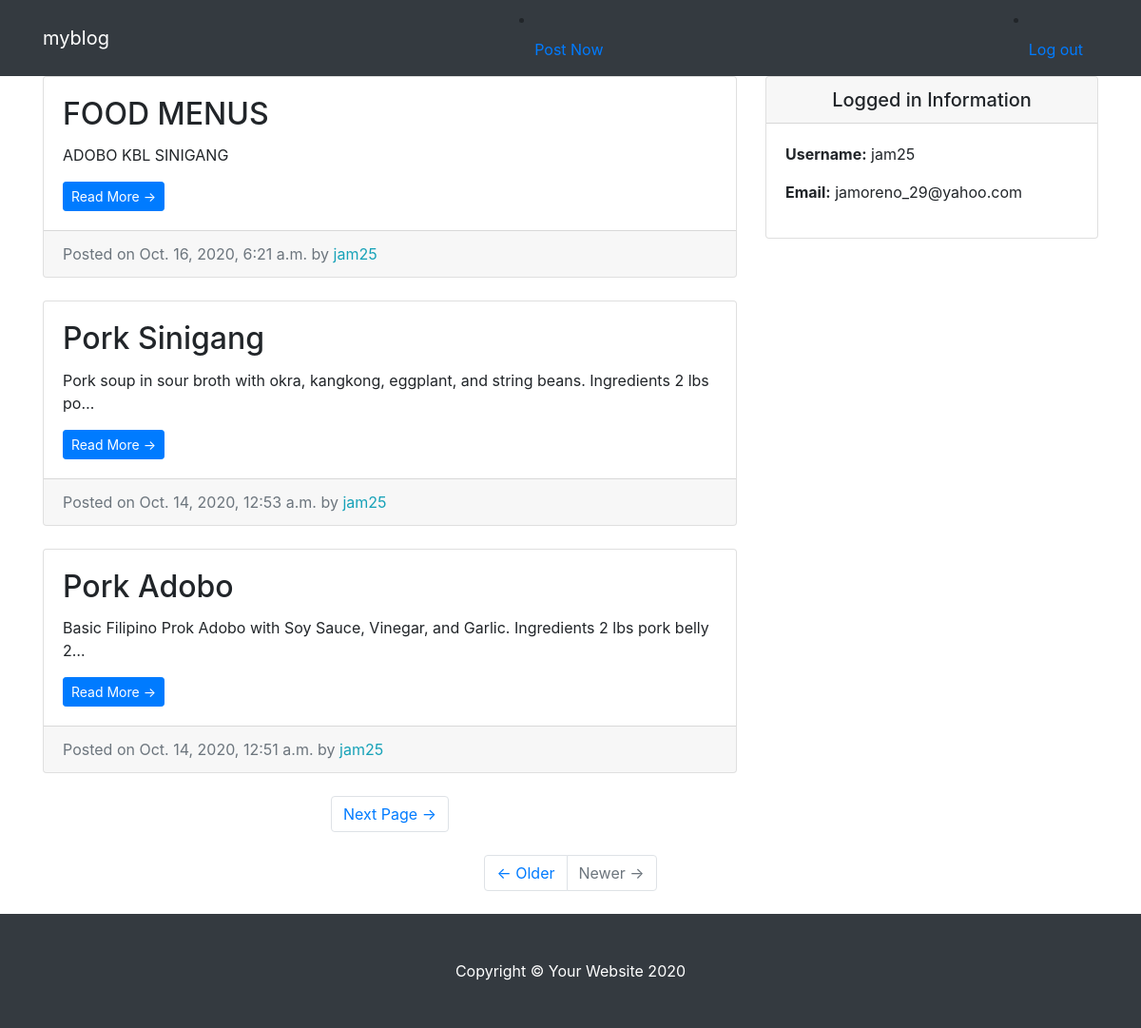
The app's page / (signed in) with its own data.
### entries/models.py (models this page shows, shortened)
class Entry(models.Model):
	entry_title = models.CharField(max_length=50)
	entry_text = models.TextField()
	entry_date = models.DateTimeField(auto_now_add=True)
	entry_author = models.ForeignKey(User, on_delete=models.CASCADE)
	class Meta:
		verbose_name_plural = "entries"

### entries/views.py (the view)
# urls.py: path('', HomeView.as_view(), name = 'blog-home'),
class HomeView(LoginRequiredMixin, ListView):
	model = Entry
	template_name = 'entries/index.html'
	context_object_name = "myblog_entries"
	ordering = ['-entry_date']
	paginate_by = 3

### entries/templates/entries/index.html (shortened to what this page needs)
{% extends "entries/base.html" %}
{% block content %}
      <div class="col-md-8">
        {% for entry in myblog_entries %}
         <div class="card mb-4 mt-4">
          <div class="card-body">
            <h2 class="card-title">{{ entry.entry_title }}</h2>
            <p class="card-text">{{ entry.entry_text|truncatechars:100 }}</p>
            <a href="{% url 'entry-detail' entry.pk %}" class="btn btn-primary btn-sm">Read More &rarr;</a>
          </div>
          <div class="card-footer text-muted">
            Posted on {{ entry.entry_date }} by
            <span class= "text-info mr-2">{{ entry.entry_author }}</span>
          </div>
        </div>
        {% endfor %}
        {% if is_paginated %}
        <ul class="pagination justify-content-center mb-4">
          {% if page_obj.has_next %}
          <li class="page-item">
            <a class="page-link" href="?page={{ page_obj.next_page_number }}">Next Page &rarr;</a>
          </li>
          {% endif %}
        </ul>
        {% endif %}
      </div>
{% endblock %}

### entries/templates/entries/base.html (shortened to what this page needs)
{% load static %}
<!DOCTYPE html>
<html lang="en">
<head>
  <link href="{% static 'entries/vendor/bootstrap/css/bootstrap.min.css' %} " rel="stylesheet">
  <link href="{% static 'entries/css/blog-home.css' %}" rel="stylesheet">
</head>
<body>
  <nav class="navbar navbar-expand-lg navbar-dark bg-dark fixed-top">
    <div class="container">
      <a class="navbar-brand" href="{% url 'blog-home' %}">myblog </a>
          <li class="nav-item">
            <a class="nav-link" href="{% url 'create_entry' %}">Post Now</a>
          </li>
          <li class="nav-item">
            <a class="nav-link" href="{% url 'logout' %}">Log out</a>
          </li>
      </div>
  </nav>
  <div class="container">
    <div class="row">
      {% block content %} {% endblock %}
       <div class="col-md-4">
      <div class="card my-4">
          <h5 class="card-header text-center">Logged in Information</h5>
          <div class="card-body">
            <ul class="list-unstyled mb-0">
                <li>
                    <p> <strong>Username:</strong> {{user.username}} </p>
                </li>
                <li>
                    <p> <strong>Email:</strong> {{user.email}}</p>
                </li>
            </ul>
          </div>
        </div>
      </div>
      </div>
        <ul class="pagination justify-content-center mb-4">
          <li class="page-item">
            <a class="page-link" href="#">&larr; Older</a>
          </li>
          <li class="page-item disabled">
            <a class="page-link" href="#">Newer &rarr;</a>
          </li>
        </ul>
      </div>
  <footer class="py-5 bg-dark">
    <div class="container">
      <p class="m-0 text-center text-white">Copyright &copy; Your Website 2020</p>
    </div>
  </footer>
</body>
</html>

### entries/static/entries/css/blog-home.css (style rules this page uses)
body { padding-top: 56px; }

### records on screen
Entry: entry_title "FOOD MENUS", entry_text "ADOBO KBL SINIGANG", entry_date "Oct. 16, 2020, 6:21 a.m.", entry_author "jam25"
Entry: entry_title "Pork Sinigang", entry_text "Pork soup in sour broth with okra, kangkong, eggplant, and string beans. Ingredients 2 lbs po…", entry_date "Oct. 14, 2020, 12:53 a.m.", entry_author "jam25"
Entry: entry_title "Pork Adobo", entry_text "Basic Filipino Prok Adobo with Soy Sauce, Vinegar, and Garlic. Ingredients 2 lbs pork belly 2…", entry_date "Oct. 14, 2020, 12:51 a.m.", entry_author "jam25"

### other values on screen
{{ user.username }} "jam25"
{{ user.email }} "jamoreno_29@yahoo.com"
